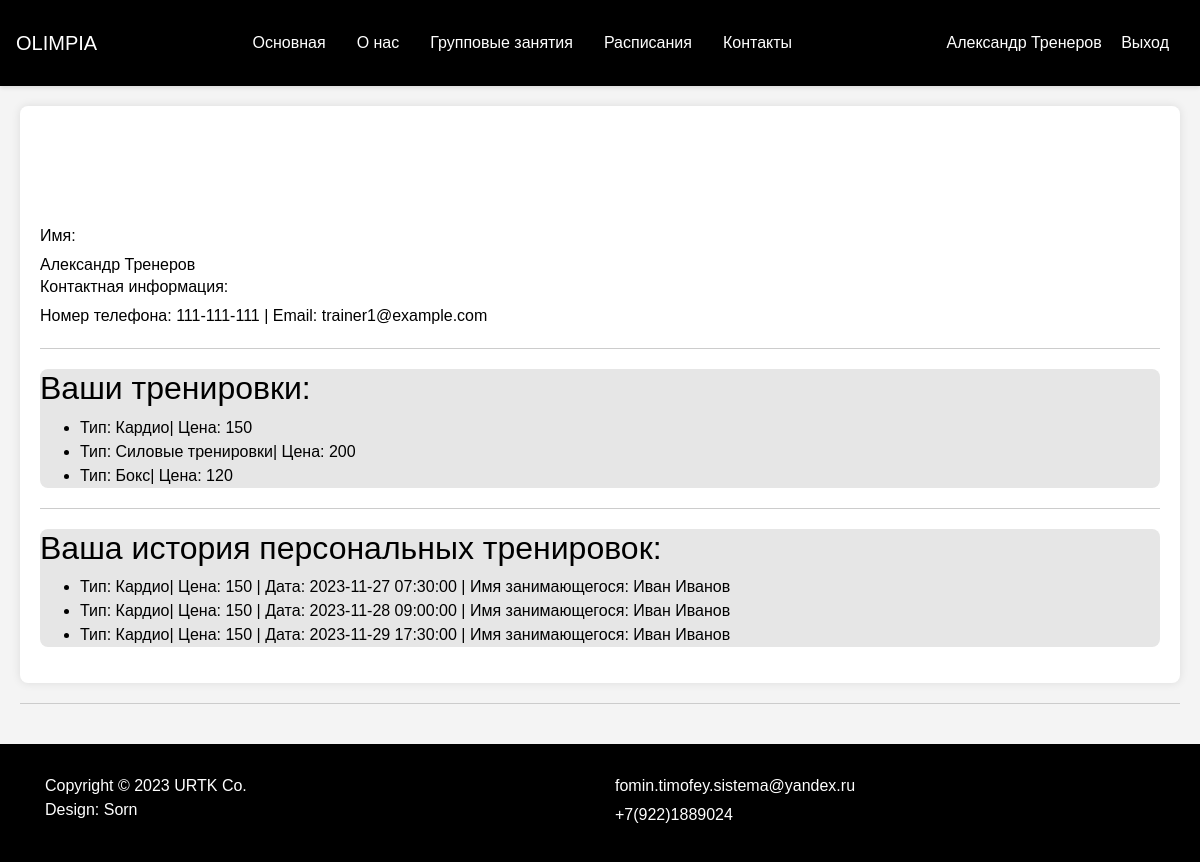
The page /profile.php (signed in) on the database its author committed.
### tables this page shows
CREATE TABLE Trainers (
    ID INT PRIMARY KEY AUTO_INCREMENT,
    Name VARCHAR(255),
    Email VARCHAR(255) UNIQUE,
    PhoneNumber VARCHAR(15),
    TrainerLogin VARCHAR(255) UNIQUE,
    Password VARCHAR(255) UNIQUE,
    Image varchar(200) NOT NULL ,
    Active BOOLEAN DEFAULT true
);

CREATE TABLE Workouts (
    ID INT PRIMARY KEY AUTO_INCREMENT,
    Type VARCHAR(50),
    TrainerID INT,
    Price INT,
    Image varchar(200) NOT NULL ,
    FOREIGN KEY (TrainerID) REFERENCES Trainers(ID) ON DELETE CASCADE
);

CREATE TABLE ClientWorkouts (
    ClientID INT,
    WorkoutID INT,
    BookingDate DATETIME,
    FOREIGN KEY (ClientID) REFERENCES Clients(ID),
    FOREIGN KEY (WorkoutID) REFERENCES Workouts(ID)
);

CREATE TABLE Clients (
    ID INT PRIMARY KEY AUTO_INCREMENT,
    Name VARCHAR(255) NOT NULL,
    Email VARCHAR(255) UNIQUE,
    ClientLogin VARCHAR(255) UNIQUE,
    Password VARCHAR(255) UNIQUE,
    Contact VARCHAR(255)
);

### helpers.php (called while the page is built, shortened)
<?php
function include_template($name, array $data = [])
{
    $name = 'templates/' . $name;
    extract($data);
    require $name;
    $result = ob_get_clean();
    return $result;
}

### functions.php (called while the page is built, shortened)
<?php
function get_trener_by_id(mysqli $con, int $trener_id)
{
    $sql = 'SELECT * FROM `Trainers`
             WHERE `ID` = ?';
    $prepare_values = mysqli_prepare($con, $sql);
    mysqli_stmt_bind_param($prepare_values, 'i', $trener_id);
    mysqli_stmt_execute($prepare_values);
    return mysqli_fetch_assoc(mysqli_stmt_get_result($prepare_values)) ?? [];
}
function get_trener_trains(mysqli $con, int $trener_id)
{
    $sql = 'SELECT * FROM `Workouts`
            WHERE `TrainerID` = ?';
    $prepare_values = mysqli_prepare($con, $sql);
    mysqli_stmt_bind_param($prepare_values, 'i', $trener_id);
    mysqli_stmt_execute($prepare_values);
    return mysqli_fetch_all(mysqli_stmt_get_result($prepare_values), MYSQLI_ASSOC) ?? [];
}
function get_trains_story(mysqli $con, int $trener_id)
{
    $sql = 'SELECT `ClientWorkouts`.`BookingDate`, `Clients`.`Name` AS ClientName, `Workouts`.`Type`, `Workouts`.`Price`
            FROM ClientWorkouts
            JOIN Clients ON `ClientWorkouts`.`ClientID` = `Clients`.`ID`
            JOIN `Workouts` ON `ClientWorkouts`.`WorkoutID` = `Workouts`.`ID`
            WHERE `Workouts`.`TrainerID` = ?';
    $prepare_values = mysqli_prepare($con, $sql);
    mysqli_stmt_bind_param($prepare_values, 'i', $trener_id);
    mysqli_stmt_execute($prepare_values);
    return mysqli_fetch_all(mysqli_stmt_get_result($prepare_values), MYSQLI_ASSOC) ?? [];
}

### templates/trainer-profile.php (the view, shortened to what this page needs)
<head>
    <link rel="stylesheet" href="css/profiles.css">
</head>
<main>
    <body>
        <div class="profile-container">
            <div class="profile">
                <div class="profile-info">
                    <h6>Имя:</h6>
                    <span>
                        <?= $user_name ?><span>
                            <h6>Контактная информация:</h6>
                            <span>
                                Номер телефона: <?=$contact['PhoneNumber']?> | Email: <?=$contact['Email']?>
                </div>
                <div class="separator"></div>
                <div class="admin-functionalities">
                    <h2>Ваши тренировки: </h2>
                    <ul>
                        <?php if(!empty($trains)):?>
                            <?php foreach ($trains as $train):?>
                                <li>Тип: <?=$train['Type']?>| Цена: <?=$train['Price']?> </li>
                            <?php endforeach?>
                        <?php else:?>
                            <p>Вы еще не ведете занятия</p>
                        <?php endif?>
                    </ul>
                </div>
                <div class="separator"></div>
                <div class="admin-functionalities">
                    <h2>Ваша история персональных тренировок: </h2>
                    <ul>
                        <?php if(!empty($personal_train)):?>
                            <?php foreach ($personal_train as $train):?>
                                <li>Тип: <?=$train['Type']?>| Цена: <?=$train['Price']?> | Дата: <?=$train['BookingDate']?> | Имя занимающегося: <?=$train['ClientName']?></li>
                            <?php endforeach?>
                        <?php else:?>
                            <p>Вы еще не проводили тренировок</p>
                        <?php endif?>
                    </ul>
                </div>
            </div>
            <div class="separator"></div>
        </div>
    </body>
</main>

### css/main.css (style rules this page uses)
body { font-family: 'Arial', sans-serif; color: #fff; }

### css/profiles.css (style rules this page uses)
body { margin: 0; padding: 0; }
body { background-color: #f4f4f4; font-family: Arial, sans-serif; }
.profile-container { max-width: 1200px; margin: 0 auto; padding: 20px; }
.profile { background-color: #fff; border-radius: 8px; box-shadow: 0 0 10px rgba(0, 0, 0, 0.1); padding: 20px; margin-bottom: 20px; }
.admin-functionalities { background-color: #e6e6e6; border-radius: 8px; padding: 15 15 15 0px; margin-top: 20px; }
.separator { border-top: 1px solid #ccc; margin: 20px 0; }
.profile-info { margin-top: 100px; margin-bottom: 20px; }
h6, p, h2, span, li { color: black; }

### rows shown on the page
trainers: PhoneNumber "111-111-111", Email "trainer1@example.com"
workouts: Type "Кардио", Price "150"
workouts: Type "Силовые тренировки", Price "200"
workouts: Type "Бокс", Price "120"
clientworkouts: WorkoutID.Type "Кардио", WorkoutID.Price "150", BookingDate "2023-11-27 07:30:00", ClientID.Name "Иван Иванов"
clientworkouts: WorkoutID.Type "Кардио", WorkoutID.Price "150", BookingDate "2023-11-28 09:00:00", ClientID.Name "Иван Иванов"
clientworkouts: WorkoutID.Type "Кардио", WorkoutID.Price "150", BookingDate "2023-11-29 17:30:00", ClientID.Name "Иван Иванов"

### other values the page prints
$_SESSION['username'] "Александр Тренеров"
$user_name "Александр Тренеров"
